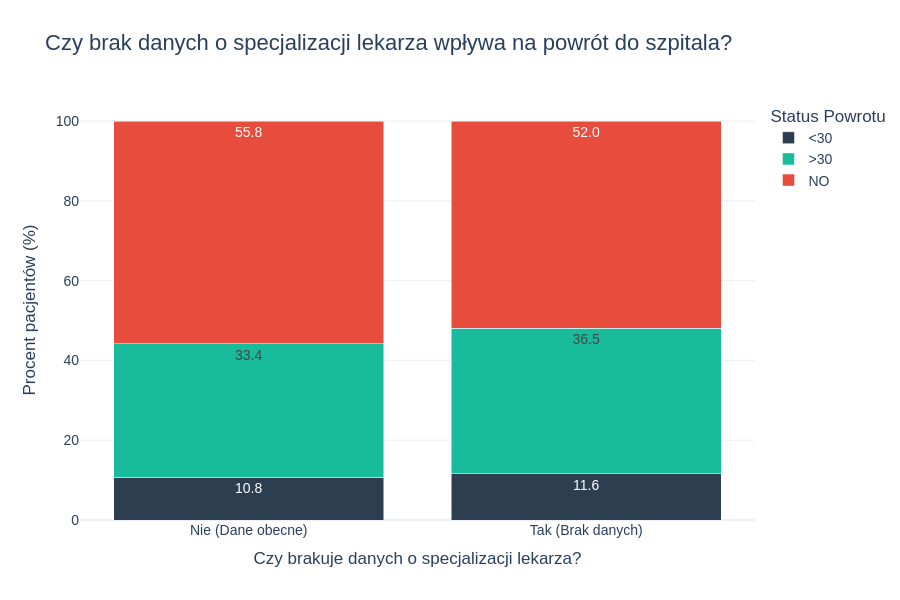

Source (notebook cell):
### Markdown cell above
Rozważymy narazie jeden przypadek dokładniej, a później sprawdzimy reszte

### Code cell
# Tworzymy tymczasową kolumnę, która mówi tylko: Czy brakuje specjalizacji?
df_missing_analysis = df.copy()
df_missing_analysis['Brak_Specjalizacji'] = df_missing_analysis['medical_specialty'].isnull()

# Grupujemy dane, żeby sprawdzić jak rozkłada się powrót do szpitala
# w zależności od tego, czy brakuje specjalizacji
missing_target_crosstab = pd.crosstab(
    df_missing_analysis['Brak_Specjalizacji'], 
    df_missing_analysis['readmitted'], 
    normalize='index'                   # Normalizujemy, żeby uzyskać procenty w każdym wierszu
) * 100

missing_target_crosstab = missing_target_crosstab.reset_index()
missing_target_crosstab['Brak_Specjalizacji'] = missing_target_crosstab['Brak_Specjalizacji'].map({True: 'Tak (Brak danych)', False: 'Nie (Dane obecne)'})

# Przekształcenie tabeli do formatu długiego (melt), idealnego dla Plotly
missing_target_melted = missing_target_crosstab.melt(
    id_vars='Brak_Specjalizacji', 
    var_name='Status Powrotu', 
    value_name='Procent'
)

# Rysujemy piękny wykres skumulowany
fig_missing = px.bar(
    missing_target_melted,
    x='Brak_Specjalizacji',
    y='Procent',
    color='Status Powrotu',
    title='Czy brak danych o specjalizacji lekarza wpływa na powrót do szpitala?',
    text_auto='.1f',
    color_discrete_sequence=[config.COLORS['primary'], config.COLORS['secondary'], config.COLORS['danger']],
    barmode='stack'
)

fig_missing.update_layout(
    font=dict(family=config.PLOT_CONFIG['font_family'], size=config.PLOT_CONFIG['label_font_size']),
    title_font_size=config.PLOT_CONFIG['title_font_size'],
    width=config.PLOT_CONFIG['width'],
    height=config.PLOT_CONFIG['height'],
    xaxis_title='Czy brakuje danych o specjalizacji lekarza?',
    yaxis_title='Procent pacjentów (%)'
)

fig_missing.show()

### Figure 1 — Plotly figure (JSON) as saved in the notebook; plotly's stock layout.template omitted (floating-point values rounded to 4 significant figures)
{"data": [{"hovertemplate": "Status Powrotu=<30<br>Brak_Specjalizacji=%{x}<br>Procent=%{y}<extra></extra>", "legendgroup": "<30", "marker": {"color": "#2C3E50", "pattern": {"shape": ""}}, "name": "<30", "orientation": "v", "showlegend": true, "textposition": "auto", "texttemplate": "%{y:.1f}", "type": "bar", "x": ["Nie (Dane obecne)", "Tak (Brak danych)"], "xaxis": "x", "y": [10.76, 11.57], "yaxis": "y"}, {"hovertemplate": "Status Powrotu=>30<br>Brak_Specjalizacji=%{x}<br>Procent=%{y}<extra></extra>", "legendgroup": ">30", "marker": {"color": "#18BC9C", "pattern": {"shape": ""}}, "name": ">30", "orientation": "v", "showlegend": true, "textposition": "auto", "texttemplate": "%{y:.1f}", "type": "bar", "x": ["Nie (Dane obecne)", "Tak (Brak danych)"], "xaxis": "x", "y": [33.44, 36.47], "yaxis": "y"}, {"hovertemplate": "Status Powrotu=NO<br>Brak_Specjalizacji=%{x}<br>Procent=%{y}<extra></extra>", "legendgroup": "NO", "marker": {"color": "#E74C3C", "pattern": {"shape": ""}}, "name": "NO", "orientation": "v", "showlegend": true, "textposition": "auto", "texttemplate": "%{y:.1f}", "type": "bar", "x": ["Nie (Dane obecne)", "Tak (Brak danych)"], "xaxis": "x", "y": [55.8, 51.96], "yaxis": "y"}], "layout": {"barmode": "stack", "font": {"family": "Arial, sans-serif", "size": 14}, "height": 600, "legend": {"title": {"text": "Status Powrotu"}, "tracegroupgap": 0}, "title": {"font": {"size": 22}, "text": "Czy brak danych o specjalizacji lekarza wpływa na powrót do szpitala?"}, "width": 900, "xaxis": {"anchor": "y", "domain": [0, 1], "title": {"text": "Czy brakuje danych o specjalizacji lekarza?"}}, "yaxis": {"anchor": "x", "domain": [0, 1], "title": {"text": "Procent pacjentów (%)"}}}}
